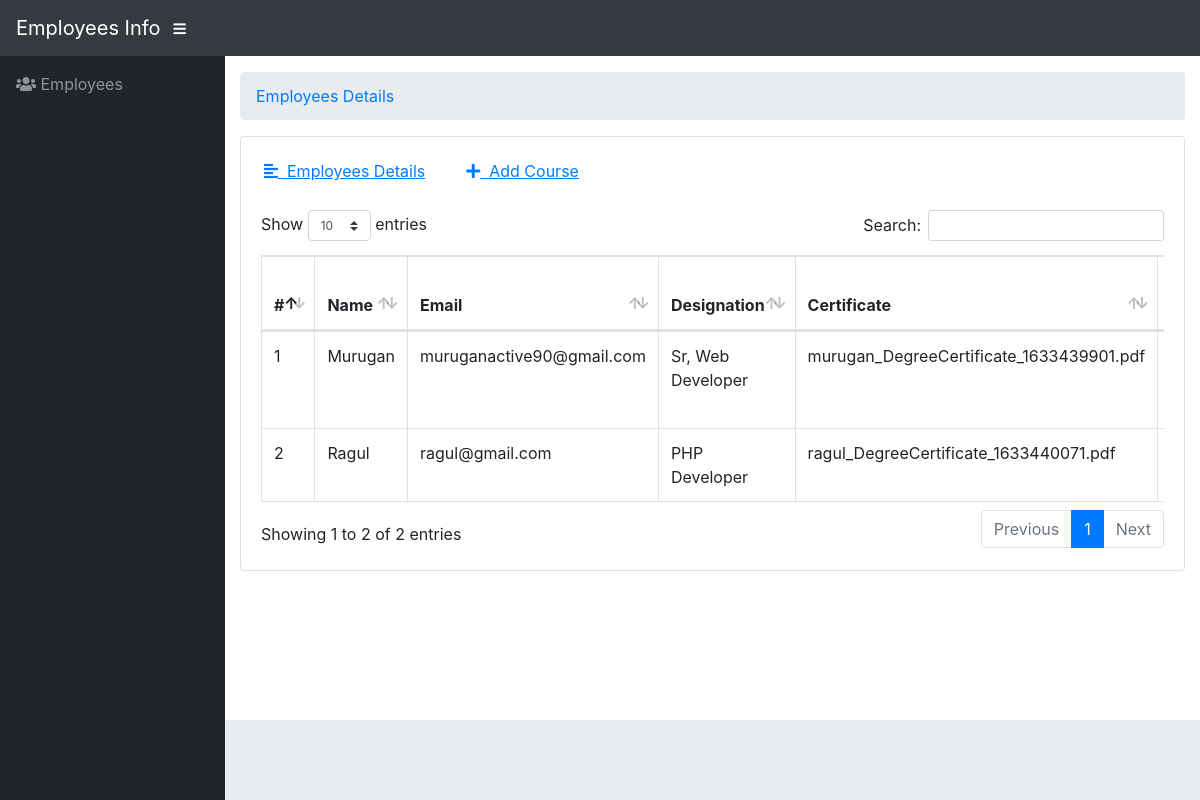
The page / on the database its author committed.
### tables this page shows
CREATE TABLE `employees_details` (
  `id` int(11) NOT NULL,
  `EmpId` int(11) NOT NULL,
  `DegreeCertificate` varchar(200) DEFAULT NULL,
  `DegreeCertificatePath` varchar(255) DEFAULT NULL,
  `PassportCopy` varchar(255) DEFAULT NULL,
  `PassportCopyPath` varchar(255) DEFAULT NULL,
  `Resume` varchar(255) DEFAULT NULL,
  `ResumePath` varchar(255) DEFAULT NULL,
  `CreatedDate` timestamp NULL DEFAULT current_timestamp()
);

CREATE TABLE `employees` (
  `EmpId` int(11) NOT NULL,
  `Name` varchar(200) DEFAULT NULL,
  `Email` varchar(200) DEFAULT NULL,
  `Designation` varchar(255) DEFAULT NULL
);

### application/controllers/Home.php (called while the page is built, shortened)
<?php
Class Home extends CI_Controller {
public function index()
{
	$this->load->model('Manage_Employee_Model');
	$employee_details=$this->Manage_Employee_Model->get_employee_details();
	$this->load->view('employee/EmployeeInfo',['EmployeeDetails'=>$employee_details]);
}
}

### index.php (called while the page is built, shortened)
<?php
require_once BASEPATH.'core/CodeIgniter.php';

### application/models/Manage_Employee_Model.php (called while the page is built, shortened)
<?php
Class Manage_Employee_Model extends CI_Model {
	public function get_employee_details() {
		$query = $this -> db -> select('e1.EmpId, e1.Name, e1.Email, e1.Designation, e2.DegreeCertificate,e2.DegreeCertificatePath,e2.PassportCopy,e2.PassportCopyPath,e2.Resume,e2.ResumePath, e2.CreatedDate') -> from('employees as e1') -> join('employees_details as e2', 'e1.EmpId = e2.EmpId', 'LEFT') -> get();
		return $query -> result();
	}
}

### application/views/employee/EmployeeInfo.php (the view, shortened to what this page needs)
<!DOCTYPE html>
<html lang="en">
  <head>
<?php echo link_tag('assests/vendor/bootstrap/css/bootstrap.min.css'); ?>
<?php echo link_tag('assests/vendor/fontawesome-free/css/all.min.css'); ?>
<?php echo link_tag('assests/vendor/datatables/dataTables.bootstrap4.css'); ?>
<?php echo link_tag('assests/css/sb-admin.css'); ?>
  </head>
  <body id="page-top">
    <?php
	include APPPATH . 'views/includes/header.php';
?>
    <div id="wrapper">
        <?php
	include APPPATH . 'views/includes/sidebar.php';
?>
      <div id="content-wrapper">
        <div class="container-fluid">
          <ol class="breadcrumb">
            <li class="breadcrumb-item">
              <a href="<?php echo site_url(); ?>">Employees Details</a>
            </li>
          </ol>
          <div class="card mb-3">
            <div class="d-flex align-items-center" style="margin-top: 15px;">
						<a href="<?php echo site_url(); ?>" class="btn btn-default" style="margin-left: 10px;color:#007bff;text-decoration: underline;">
							<i class="fa fa-align-left"></i>&nbsp; Employees Details
						</a>
						<a href="<?php echo site_url('employee/EmployeeInfo'); ?>" class="btn btn-default" style="margin-left: 15px;color:#007bff;text-decoration: underline;">
							<i class="fa fa-plus"></i>&nbsp; Add Course
						</a>
					</div>
            <div class="card-body">
              <div class="table-responsive">
                <table class="table table-bordered" id="dataTable" width="100%" cellspacing="0">
                  <thead>
                    <tr>
                      <th>#</th>
                      <th>Name</th>
                      <th>Email</th>
                      <th>Designation</th>
                      <th>Certificate</th>
                      <th>Certificate Path</th>
                    </tr>
                  </thead>
                  <tbody>
<?php
if(count($EmployeeDetails)) :
$cnt=1;
foreach ($EmployeeDetails as $row) :
?>
                    <tr>
                      <td><?php echo htmlentities($cnt); ?></td>
                      <td><?php echo htmlentities($row->Name)?></td>
                      <td><?php echo htmlentities($row->Email)?></td>
                      <td><?php echo htmlentities($row->Designation)?></td>
                      <td><?php echo htmlentities($row->DegreeCertificate)?></td>
                      <td><?php echo htmlentities($row->DegreeCertificatePath)?></td>
                    </tr>
 <?php $cnt++;
						endforeach;
						else :
 ?>
<tr>
<td colspan="6">No Record found</td>
</tr>
<?php endif; ?>
                  </tbody>
                </table>
              </div>
            </div>
          </div>
        </div>
    <?php
			include APPPATH . 'views/includes/footer.php';
		?>
      </div>
    </div>
  </body>
</html>

### application/views/includes/header.php (shortened to what this page needs)
<nav class="navbar navbar-expand navbar-dark bg-dark static-top">
  <a class="navbar-brand mr-1" href="<?php echo site_url();?>">Employees Info</a>
  <button class="btn btn-link btn-sm text-white order-1 order-sm-0" id="sidebarToggle" href="#">
    <i class="fas fa-bars"></i>
  </button>
</nav>

### application/views/includes/sidebar.php
<ul class="sidebar navbar-nav">
        <li class="nav-item">
          <a class="nav-link" href="<?php echo site_url(); ?>">
            <i class="fas fa-fw fa-users"></i>
            <span>Employees</span></a>
        </li>
      </ul>

### application/views/includes/footer.php (shortened to what this page needs)
<footer class="sticky-footer">
  </footer>

### assests/css/sb-admin.css (style rules this page uses)
html { position: relative; min-height: 100%; }
body { height: 100%; }
#wrapper { display: -webkit-box; display: -ms-flexbox; display: flex; }
#wrapper #content-wrapper { overflow-x: hidden; width: 100%; padding-top: 1rem; padding-bottom: 80px; }
.sidebar { width: 90px !important; background-color: #212529; min-height: calc(100vh - 56px); }
.sidebar .nav-item:last-child { margin-bottom: 1rem; }
.sidebar .nav-item .nav-link { text-align: center; padding: 0.75rem 1rem; width: 90px; }
.sidebar .nav-item .nav-link span { font-size: 0.65rem; display: block; }
.sidebar .nav-item .nav-link { color: rgba(255, 255, 255, 0.5); }
@media (min-width: 768px) { .sidebar { width: 225px !important; } }
@media (min-width: 768px) { .sidebar .nav-item .nav-link { display: block; width: 100%; text-align: left; padding: 1rem; width: 225px; } }
@media (min-width: 768px) { .sidebar .nav-item .nav-link span { font-size: 1rem; display: inline; } }
:root { --input-padding-x: 0.75rem; --input-padding-y: 0.75rem; }
footer.sticky-footer { display: -webkit-box; display: -ms-flexbox; display: flex; position: absolute; right: 0; bottom: 0; width: calc(100% - 90px); height: 80px; background-color: #e9ecef; }
@media (min-width: 768px) { footer.sticky-footer { width: calc(100% - 225px); } }

### rows shown on the page
employees_details: EmpId.Name "Murugan", EmpId.Email "muruganactive90@gmail.com", EmpId.Designation "Sr, Web Developer", DegreeCertificate "murugan_DegreeCertificate_1633439901.pdf"
employees_details: EmpId.Name "Ragul", EmpId.Email "ragul@gmail.com", EmpId.Designation "PHP Developer", DegreeCertificate "ragul_DegreeCertificate_1633440071.pdf"
